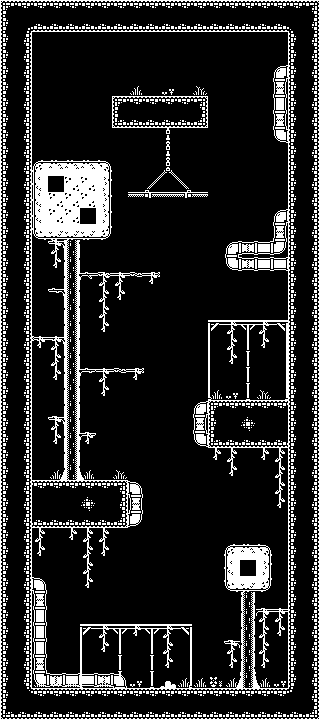

Below is a game level as drawn by its tile map, then a one-line description and the .tmx that defines it (tile-layer data replaced by summaries):
An orthogonal 20x45 tile map with 16x16 px tiles, 4 tile layers (ground, decoration, foreground, platforms), 1 hidden layer not drawn, 2 tilesets and 43 objects (30x light, 8x torch, 2x gem, goal, key, ...).

<map version="1.10" tiledversion="1.12.2" orientation="orthogonal" renderorder="right-down" width="20" height="45" tilewidth="16" tileheight="16" infinite="0" nextlayerid="12" nextobjectid="70">
 <tileset firstgid="1" name="monochrome_tilemap_transparent_packed" tilewidth="16" tileheight="16" tilecount="400" columns="20">
  <image source="../images/monochrome_tilemap_transparent_packed.png" width="320" height="320" />
  <tile id="248">
   <properties>
    <property name="active" type="bool" value="false" />
   </properties>
  </tile>
 </tileset>
 <tileset firstgid="401" name="monochrome_tilemap_packed" tilewidth="16" tileheight="16" tilecount="400" columns="20">
  <image source="../images/monochrome_tilemap_packed.png" width="320" height="320" />
 </tileset>
 <layer id="4" name="background" width="20" height="45" visible="0">
  <data>[900 cells, 900 non-empty, 1 distinct tile ids]</data>
 </layer>
 <layer id="1" name="ground" width="20" height="45">
  <data>[900 cells, 385 non-empty, 40 distinct tile ids]</data>
 </layer>
 <layer id="2" name="decoration" width="20" height="45">
  <data>[900 cells, 82 non-empty, 13 distinct tile ids]</data>
 </layer>
 <layer id="5" name="foreground" width="20" height="45">
  <data>[900 cells, 28 non-empty, 7 distinct tile ids]</data>
 </layer>
 <layer id="10" name="platforms" width="20" height="45">
  <data>[900 cells, 17 non-empty, 7 distinct tile ids]</data>
 </layer>
 <objectgroup id="8" name="triggers">
  <object id="8" name="goal" type="goal" gid="390" x="144" y="96" width="16" height="16" />
  <object id="9" name="key" type="key" gid="97" x="96" y="368" width="16" height="16" />
  <object id="20" name="gem" type="gem" gid="103" x="272" y="608" width="16" height="16">
   <properties>
    <property name="value" type="int" value="1" />
   </properties>
  </object>
  <object id="21" name="gem" type="gem" gid="103" x="272" y="64" width="16" height="16">
   <properties>
    <property name="value" type="int" value="1" />
   </properties>
  </object>
 </objectgroup>
 <objectgroup id="11" name="hazards" />
 <objectgroup id="7" name="lights">
  <object id="11" name="torch" type="torch" gid="249" x="176" y="624" width="16" height="16">
   <properties>
    <property name="active" type="bool" value="false" />
    <property name="color" type="color" value="#ffff8c32" />
    <property name="effect" value="flicker" />
    <property name="radius" type="int" value="50" />
   </properties>
  </object>
  <object id="12" name="torch" type="torch" gid="249" x="96" y="480" width="16" height="16">
   <properties>
    <property name="active" type="bool" value="false" />
    <property name="color" type="color" value="#ffff8c32" />
    <property name="effect" value="flicker" />
    <property name="radius" type="int" value="50" />
   </properties>
  </object>
  <object id="13" name="torch" type="torch" gid="249" x="272" y="320" width="16" height="16">
   <properties>
    <property name="active" type="bool" value="false" />
    <property name="color" type="color" value="#ffff8c32" />
    <property name="effect" value="flicker" />
    <property name="radius" type="int" value="50" />
   </properties>
  </object>
  <object id="14" name="torch" type="torch" gid="249" x="160" y="192" width="16" height="16">
   <properties>
    <property name="active" type="bool" value="false" />
    <property name="color" type="color" value="#ffff8c32" />
    <property name="effect" value="flicker" />
    <property name="radius" type="int" value="50" />
   </properties>
  </object>
  <object id="16" name="torch" type="torch" gid="249" x="208" y="320" width="16" height="16">
   <properties>
    <property name="active" type="bool" value="false" />
    <property name="color" type="color" value="#ffff8c32" />
    <property name="effect" value="flicker" />
    <property name="radius" type="int" value="50" />
   </properties>
  </object>
  <object id="17" name="torch" type="torch" gid="249" x="176" y="96" width="16" height="16">
   <properties>
    <property name="active" type="bool" value="false" />
    <property name="color" type="color" value="#ffff8c32" />
    <property name="effect" value="flicker" />
    <property name="radius" type="int" value="50" />
   </properties>
  </object>
  <object id="18" name="torch" type="torch" gid="249" x="112" y="96" width="16" height="16">
   <properties>
    <property name="active" type="bool" value="false" />
    <property name="color" type="color" value="#ffff8c32" />
    <property name="effect" value="flicker" />
    <property name="radius" type="int" value="50" />
   </properties>
  </object>
  <object id="19" name="torch" type="torch" gid="249" x="80" y="624" width="16" height="16">
   <properties>
    <property name="active" type="bool" value="false" />
    <property name="color" type="color" value="#ffff8c32" />
    <property name="effect" value="flicker" />
    <property name="radius" type="int" value="50" />
   </properties>
  </object>
  <object id="30" name="shrub" type="light" gid="54" x="272" y="688" width="16" height="16">
   <properties>
    <property name="color" type="color" value="#ff942192" />
    <property name="effect" value="pulse" />
    <property name="radius" type="int" value="35" />
   </properties>
  </object>
  <object id="32" name="mushroom" type="light" gid="55" x="32" y="480" width="16" height="16">
   <properties>
    <property name="color" type="color" value="#ff0433ff" />
    <property name="effect" value="pulse" />
    <property name="radius" type="int" value="40" />
   </properties>
  </object>
  <object id="33" name="leaf" type="light" gid="38" x="48" y="416" width="16" height="16">
   <properties>
    <property name="color" type="color" value="#ff00f900" />
    <property name="effect" value="pulse" />
    <property name="radius" type="int" value="30" />
   </properties>
  </object>
  <object id="34" name="leaf" type="light" gid="38" x="80" y="432" width="16" height="16">
   <properties>
    <property name="color" type="color" value="#ff00f900" />
    <property name="effect" value="pulse" />
    <property name="radius" type="int" value="25" />
   </properties>
  </object>
  <object id="35" name="leaf" type="light" gid="38" x="80" y="368" width="16" height="16">
   <properties>
    <property name="color" type="color" value="#ff00f900" />
    <property name="effect" value="pulse" />
    <property name="radius" type="int" value="25" />
   </properties>
  </object>
  <object id="36" name="leaf" type="light" gid="38" x="32" y="336" width="16" height="16">
   <properties>
    <property name="color" type="color" value="#ff00f900" />
    <property name="effect" value="none" />
    <property name="radius" type="int" value="15" />
   </properties>
  </object>
  <object id="37" name="leaf" type="light" gid="38" x="32" y="336" width="16" height="16">
   <properties>
    <property name="color" type="color" value="#ff00f900" />
    <property name="effect" value="pulse" />
    <property name="radius" type="int" value="25" />
   </properties>
  </object>
  <object id="38" name="leaf" type="light" gid="38" x="128" y="368" width="16" height="16">
   <properties>
    <property name="color" type="color" value="#ff00f900" />
    <property name="effect" value="pulse" />
    <property name="radius" type="int" value="25" />
   </properties>
  </object>
  <object id="39" name="leaf" type="light" gid="38" x="224" y="640" width="16" height="16">
   <properties>
    <property name="color" type="color" value="#ff00f900" />
    <property name="effect" value="pulse" />
    <property name="radius" type="int" value="25" />
   </properties>
  </object>
  </objectgroup>
 <objectgroup id="6" name="spawns">
  <!-- 1 objects omitted --></objectgroup>
</map>
<!-- 22 of 43 objects omitted -->
